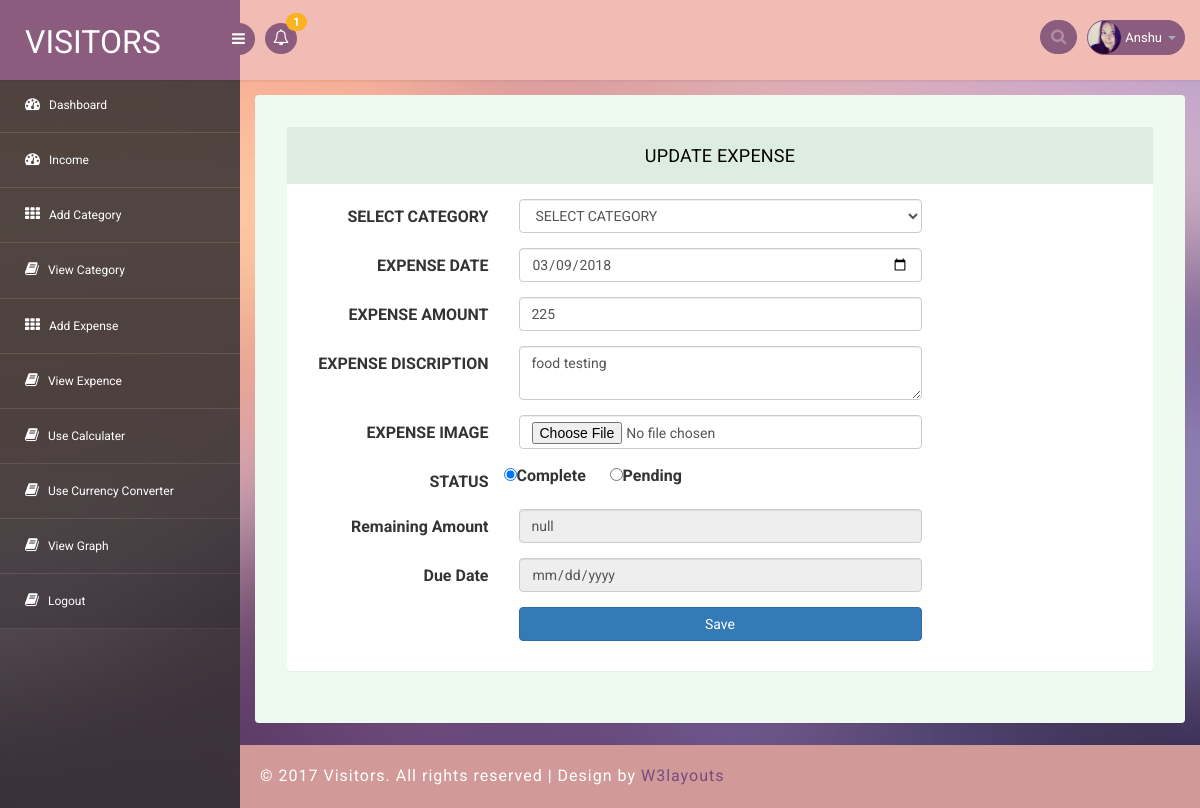
The page /expence_edit.php?id=4 (signed in) on the database its author committed.
### tables this page shows
CREATE TABLE `register` (
  `id` int(3) NOT NULL,
  `name` varchar(30) NOT NULL,
  `email` varchar(30) NOT NULL,
  `mobile` varchar(30) NOT NULL,
  `password` varchar(32) NOT NULL
);

CREATE TABLE `expence` (
  `exid` int(3) NOT NULL,
  `catid` int(3) NOT NULL,
  `date` varchar(30) NOT NULL,
  `amount` varchar(110) NOT NULL,
  `discription` text NOT NULL,
  `image` varchar(20) NOT NULL,
  `status` varchar(40) NOT NULL,
  `ramain` varchar(80) NOT NULL DEFAULT '0',
  `due_date` varchar(50) NOT NULL,
  `userid` int(3) NOT NULL
);

CREATE TABLE `category` (
  `catid` int(3) NOT NULL,
  `name` varchar(300) NOT NULL,
  `discription` varchar(600) NOT NULL,
  `userid` int(3) NOT NULL
);

### dbconfig.php (called while the page is built, shortened)
<?php
function select($query)
{
	$cid=mysqli_connect(server,user,password,database) or die("connection error");
	$result=mysqli_query($cid,$query);
	return $result;
}
?>

### expence_edit.php (the view, shortened to what this page needs)
<?php require_once"dbconfig.php";
?>
<!DOCTYPE html>
<head>
<link rel="stylesheet" href="css/bootstrap.min.css" >
<link href="css/style.css" rel='stylesheet' type='text/css' />
<link href="css/style-responsive.css" rel="stylesheet"/>
<link rel="stylesheet" href="css/font.css" type="text/css"/>
<link href="css/font-awesome.css" rel="stylesheet">
</head>
<body>
<section id="container">
<header class="header fixed-top clearfix">
<div class="brand">
    <a href="index.php" class="logo">
        VISITORS
    </a>
    <div class="sidebar-toggle-box">
        <div class="fa fa-bars"></div>
    </div>
</div>
<?php include"nav_top.php";?>
</header>
<?php include"sidebar.php";?>
<section id="main-content">
	<section class="wrapper">
		<div class="form-w3layouts">
            <div class="row">
                <div class="col-lg-12">
                    <section class="panel">
                        <header class="panel-heading">
                           UPDATE EXPENSE
                        </header>
                        <div class="panel-body">
                            <div class=" form">
								<?php
								 $q="select * from `expence` WHERE exid ='".$_REQUEST['id']."'";
										 $result1=select($q);
										while($r1=mysqli_fetch_array($result1))
										{
											extract($r1);
										?>
								<form class="cmxform form-horizontal " enctype = "multipart/form-data" id="commentForm" method="post"  novalidate="novalidate">
                                    <div class="form-group ">
                                        <label for="cname" class="control-label col-lg-3">SELECT CATEGORY  </label>
                                        <div class="col-lg-6">
										<select class="form-control" name="category">
										<option>SELECT CATEGORY
										</option>
										<?php
										$result=select("select * from category where userid='".$_SESSION['userid']."'");
										while($r=mysqli_fetch_array($result))
										{
											extract($r);
										?>
										</option><?php
										}
										?>
										</select>
                                                  </div>
                                    </div>
<form class="cmxform form-horizontal " id="commentForm" method="post"  enctype = "multipart/form-data" novalidate="novalidate">
<div class="form-group ">
                                        <label for="cname" class="control-label col-lg-3">EXPENSE DATE </label>
                                        <div class="col-lg-6">
                                            <input class=" form-control" value="<?=$r1['date']?>"type="date" name="expensedate" id="expensedate"  required="">
                                        </div>
                                    </div>
<div class="form-group ">
                                        <label for="cname" class="control-label col-lg-3">EXPENSE AMOUNT </label>
                                        <div class="col-lg-6">
                                            <input class=" form-control" value="<?=$amount?>" type="text" name="expenseamount" id="expensedate"  required="">
                                        </div>
                                    </div>
<div class="form-group ">
 <label for="ccomment" class="control-label col-lg-3">EXPENSE DISCRIPTION</label>
                                        <div class="col-lg-6">
                                            <textarea class="form-control " id="ccomment" name="exdis" required=""><?=$discription?></textarea>
                                        </div>
                                    </div>
<div class="form-group ">
 <label for="ccomment" class="control-label col-lg-3">EXPENSE IMAGE</label>
 <div class="col-lg-6">
<input type="file" name = "myfile" id = "image" class="form-control" >
</div>
</div>
<div class="form-group ">
<label  for="ccomment" class="control-label col-lg-3">STATUS</label>
      <label class="form-check-label" for="radio1">
        <input type="radio" class="form-check-input" name="status"  id="status" value = "complete" checked  onChange="findselected()">Complete
      </label>
      <label class="form-check-label" for="radio2">
        <input type="radio" name="status"  id="status" value = "pending" class="form-check-input" onChange="findselected()">Pending
      </label>
 </div>
<div class="form-group ">
 <label for="ccomment" class="control-label col-lg-3">Remaining Amount</label>
 <div class="col-lg-6">
<input type="text" name="remamount" value="null" id="remamount" disabled class="form-control" >
</div>
</div>
<div class="form-group ">
 <label for="ccomment" class="control-label col-lg-3">Due Date</label>
<div class="col-lg-6">
<input type="date" name="duedate"  id="duedate" disabled class="form-control" >
</div>
</div>
 <div class="form-group">
                                        <div class="col-lg-offset-3 col-lg-6">
                                            <button class="btn  btn-block btn-primary" name="saveexpence" type="submit">Save</button>
                                                 </div>
                                    </div>
</form>
		<?php
										}
		?>
                            </div>
                        </div>
                    </section>
                </div>
            </div>
        </div>
</section>
		  <div class="footer">
			<div class="wthree-copyright">
			  <p>© 2017 Visitors. All rights reserved | Design by <a href="http://w3layouts.com">W3layouts</a></p>
			</div>
		  </div>
</section>
</section>
</body>
</html>

### nav_top.php (shortened to what this page needs)
<div class="nav notify-row" id="top_menu">
    <ul class="nav top-menu">
        <li id="header_notification_bar" class="dropdown">
            <a data-toggle="dropdown" class="dropdown-toggle" href="#">
			<?php
			 $p="SELECT count(ramain) FROM expence
WHERE ramain > '0'";
 $result=select($p);
 while($r=mysqli_fetch_array($result))
{
	?>
<i class="fa fa-bell-o"></i>
                <span class="badge bg-warning"><?=($r[0]);?></span>
            </a>
                <?php
}
?>
        </li>
    </ul>
</div>
<div class="top-nav clearfix">
    <ul class="nav pull-right top-menu">
        <li>
            <input type="text" class="form-control search" placeholder=" Search">
        </li>
        <li class="dropdown">
            <a data-toggle="dropdown" class="dropdown-toggle" href="#">
                <img alt="" src="images/a.jpg">
				<?php
				$t=select("select name from register where id='".$_SESSION['userid']."' ");
				while($r=mysqli_fetch_array($t))
				{
				?>
                <span class="username"><?=ucwords($r[0])?></span><?php
				}
				?>
                <b class="caret"></b>
            </a>
        </li>
    </ul>
</div>

### css/style.css (style rules this page uses)
ul, ol { margin: 0; }
p { margin: 0; }
html, body { font-family: 'Roboto', sans-serif; font-size: 100%; overflow-x: hidden; background: url(../images/bg.jpg) no-repeat 0px 0px; background-size:cover; }
body a { transition: 0.5s all ease; -webkit-transition: 0.5s all ease; -moz-transition: 0.5s all ease; -o-transition: 0.5s all ease; -ms-transition: 0.5s all ease; text-decoration:none; }
p { margin:0; }
ul,label { margin:0; padding:0; }
#main-content { margin-left:240px; -webkit-transition:all .3s ease-in-out; -moz-transition:all .3s ease-in-out; -o-transition:all .3s ease-in-out; transition:all .3s ease-in-out; }
.footer { background: #d19a98; padding: 20px; }
.footer p { color: #fff; letter-spacing: 1px; }
.footer p a { color: #744e7d; }
.header { left:0; right:0; z-index:1002; background:rgb(240, 188, 180); -webkit-transition:all .3s ease-in-out; -moz-transition:all .3s ease-in-out; -o-transition:all .3s ease-in-out; transition:all .3s ease-in-out; }
.fixed-top { position:fixed; box-shadow:1px 0 3px rgba(0,0,0,.15); }
.wrapper { display:inline-block; margin-top:80px; padding:15px; width:100%; }
.brand { background:#8b5c7e; float:left; width:240px; height:80px; position:relative; }
a.logo { font-size:32px; color:#fff; float:left; margin:20px 0 0 25px; text-transform:uppercase; }
#top_menu .nav>li,ul.top-menu>li { float:left; }
.notify-row { float:left; margin-top:23px; margin-left:25px; }
ul.top-menu { margin-right:15px; margin-top: 0; }
ul.top-menu > li > a { color: #fff; font-size: 16px; background: #8b5c7e; padding: 4px 8px; margin-right: 15px; border-radius: 50%; -webkit-border-radius: 50%; padding-right: 8px !important; }
.notify-row .badge { position:absolute; right:-10px; top:-10px; z-index:100; }
.top-nav { margin-top:20px; }
.top-nav img { border-radius:50%; -webkit-border-radius:50%; width:33px; }
.top-nav .username { font-size:13px; color:#fff; }
.top-nav ul.top-menu>li>a { border-radius: 100px; -webkit-border-radius: 100px; padding: 0px; background: none; margin-right: 0; border: 1px solid #8b5c7e; background: #8b5c7e; }
.top-nav ul.top-menu>li { margin-left:10px; }
.top-nav .nav .caret { border-bottom-color:#A4AABA; border-top-color:#A4AABA; }
.search { width: 20px; -webkit-transition: all .3s ease; -moz-transition: all .3s ease; -ms-transition: all .3s ease; -o-transition: all .3s ease; transition: all .3s ease; border: 1px solid #8b5c7e; box-shadow: none; background: #8b5c7e url(../images/search-icon.png) no-repeat 10px 8px; padding: 0 5px 0 30px; color: #fff; border-radius: 100px; -webkit-border-radius: 100px; cursor:pointer; }
.sidebar-toggle-box { float:left; margin-top:23px; margin-left:-15px; background:#8b5c7e; border-radius:50%; -webkit-border-radius:50%; width:32px; height:32px; position:absolute; right:-15px; }
.sidebar-toggle-box .fa-bars { cursor:pointer; display:inline-block; font-size:15px; padding:8px 8px 8px 9px; color:#fff; }
.panel-heading { position: relative; height: 57px; line-height: 57px; letter-spacing: 0.2px; color: #000; font-size: 18px; font-weight: 400; padding: 0 16px; background:#ddede0; border-top-right-radius: 2px; border-top-left-radius: 2px; text-transform: uppercase; text-align: center; }
.panel { border: none ! important; }
.form-w3layouts { background: #eef9f0; padding: 2em; border-radius: 4px; -webkit-box-shadow: 0 1px 1px rgba(0,0,0,.05); box-shadow: 0 1px 1px rgba(0,0,0,.05); }
.badge.bg-warning { background: #FCB322; }

### rows shown on the page
register: name "Anshu"
expence: expensedate "03/09/2018", expenseamount "225", exdis "food testing"

### other values the page prints
$r[0] "1"
